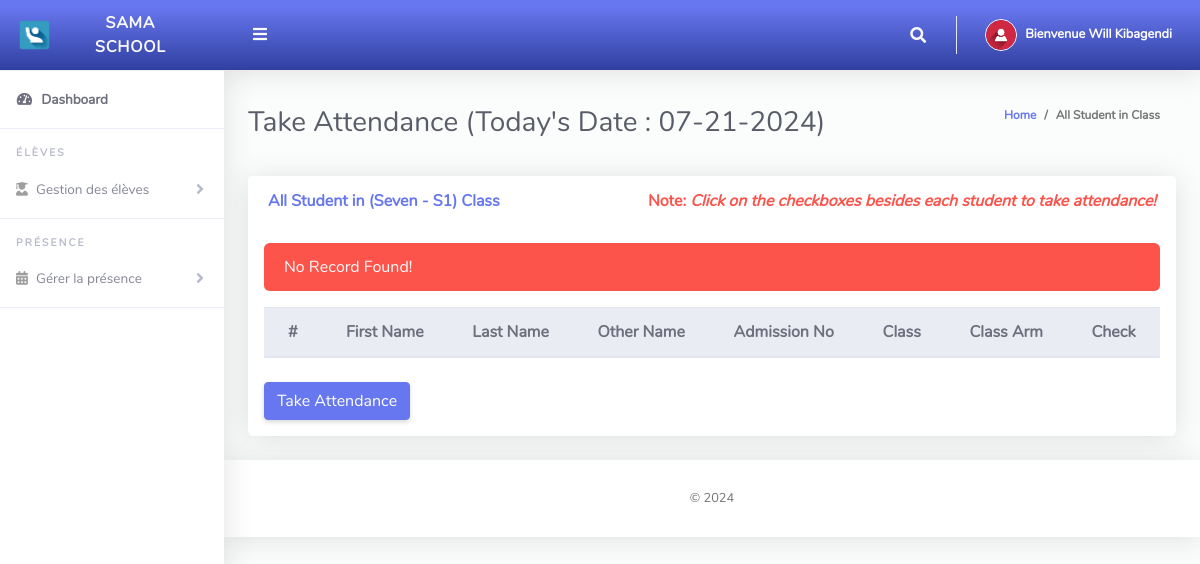
Before: /ClassTeacher/takeAttendance.php (signed in) with the older database file.
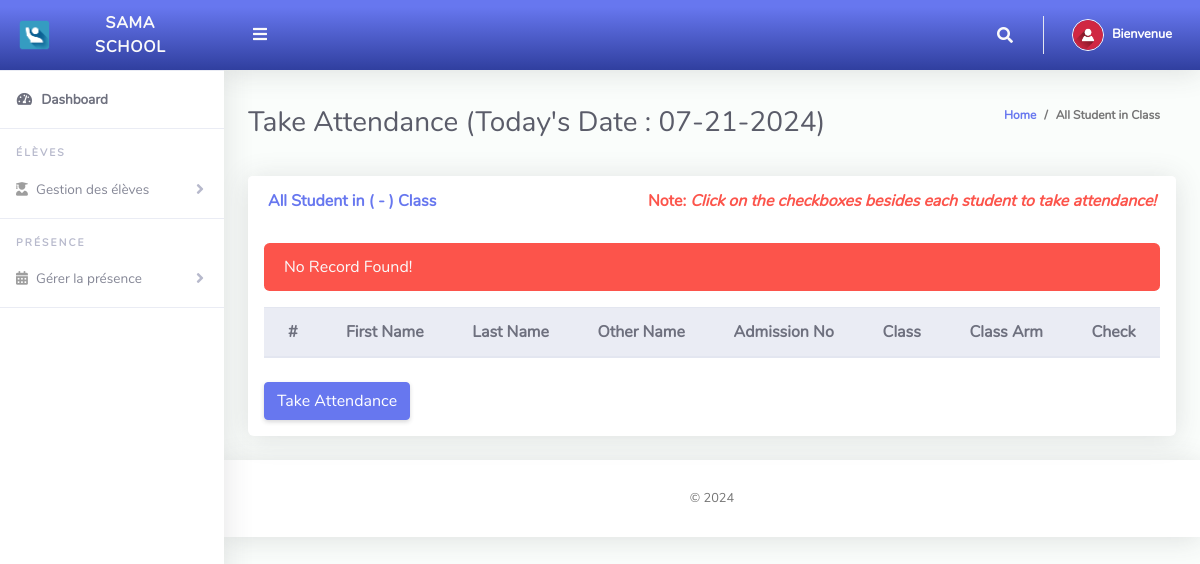
After: the same page with the newer database file.
### tables this page shows
CREATE TABLE `tblclassteacher` (
  `Id` int(10) NOT NULL,
  `firstName` varchar(255) NOT NULL,
  `lastName` varchar(255) NOT NULL,
  `emailAddress` varchar(255) NOT NULL,
  `password` varchar(255) NOT NULL,
  `phoneNo` varchar(50) NOT NULL,
  `classId` varchar(10) NOT NULL,
  `classArmId` varchar(10) NOT NULL,
  `dateCreated` varchar(50) NOT NULL
);

CREATE TABLE `tblclassarms` (
  `Id` int(10) NOT NULL,
  `classId` varchar(10) NOT NULL,
  `classArmName` varchar(255) NOT NULL,
  `isAssigned` varchar(10) NOT NULL
);

CREATE TABLE `tblclass` (
  `Id` int(10) NOT NULL,
  `className` varchar(255) NOT NULL
);

### ClassTeacher/takeAttendance.php (the view, shortened to what this page needs)
<?php
include '../Includes/dbcon.php';
    $query = "SELECT tblclass.className,tblclassarms.classArmName
    FROM tblclassteacher
    INNER JOIN tblclass ON tblclass.Id = tblclassteacher.classId
    INNER JOIN tblclassarms ON tblclassarms.Id = tblclassteacher.classArmId
    Where tblclassteacher.Id = '$_SESSION[userId]'";
    $rs = $conn->query($query);
    $rrw = $rs->fetch_assoc();
?>
<!DOCTYPE html>
<html lang="en">
<head>
  <link href="../vendor/fontawesome-free/css/all.min.css" rel="stylesheet" type="text/css">
  <link href="../vendor/bootstrap/css/bootstrap.min.css" rel="stylesheet" type="text/css">
  <link href="css/ruang-admin.min.css" rel="stylesheet">
</head>
<body id="page-top">
  <div id="wrapper">
      <?php include "Includes/sidebar.php";?>
    <div id="content-wrapper" class="d-flex flex-column">
      <div id="content">
       <?php include "Includes/topbar.php";?>
        <div class="container-fluid" id="container-wrapper">
          <div class="d-sm-flex align-items-center justify-content-between mb-4">
            <h1 class="h3 mb-0 text-gray-800">Take Attendance (Today's Date : <?php echo $todaysDate = date("m-d-Y");?>)</h1>
            <ol class="breadcrumb">
              <li class="breadcrumb-item"><a href="./">Home</a></li>
              <li class="breadcrumb-item active" aria-current="page">All Student in Class</li>
            </ol>
          </div>
          <div class="row">
            <div class="col-lg-12">
        <form method="post">
            <div class="row">
              <div class="col-lg-12">
              <div class="card mb-4">
                <div class="card-header py-3 d-flex flex-row align-items-center justify-content-between">
                  <h6 class="m-0 font-weight-bold text-primary">All Student in (<?php echo $rrw['className'].' - '.$rrw['classArmName'];?>) Class</h6>
                  <h6 class="m-0 font-weight-bold text-danger">Note: <i>Click on the checkboxes besides each student to take attendance!</i></h6>
                </div>
                <div class="table-responsive p-3">
                  <table class="table align-items-center table-flush table-hover">
                    <thead class="thead-light">
                      <tr>
                        <th>#</th>
                        <th>First Name</th>
                        <th>Last Name</th>
                        <th>Other Name</th>
                        <th>Admission No</th>
                        <th>Class</th>
                        <th>Class Arm</th>
                        <th>Check</th>
                      </tr>
                    </thead>
                    <tbody>
                  <?php
                      $query = "SELECT tblstudents.Id,tblstudents.admissionNumber,tblclass.className,tblclass.Id As classId,tblclassarms.classArmName,tblclassarms.Id AS classArmId,tblstudents.firstName,
                      tblstudents.lastName,tblstudents.otherName,tblstudents.admissionNumber,tblstudents.dateCreated
                      FROM tblstudents
                      INNER JOIN tblclass ON tblclass.Id = tblstudents.classId
                      INNER JOIN tblclassarms ON tblclassarms.Id = tblstudents.classArmId
                      where tblstudents.classId = '$_SESSION[classId]' and tblstudents.classArmId = '$_SESSION[classArmId]'";
                      $rs = $conn->query($query);
                      $num = $rs->num_rows;
                      $sn=0;
                      if($num > 0)
                      {
                        while ($rows = $rs->fetch_assoc())
                          {
                             $sn = $sn + 1;
                            echo"
                              <tr>
                                <td>".$sn."</td>
                                <td>".$rows['firstName']."</td>
                                <td>".$rows['lastName']."</td>
                                <td>".$rows['otherName']."</td>
                                <td>".$rows['admissionNumber']."</td>
                                <td>".$rows['className']."</td>
                                <td>".$rows['classArmName']."</td>
                                <td><input name='check[]' type='checkbox' value=".$rows['admissionNumber']." class='form-control'></td>
                              </tr>";
                              echo "<input name='admissionNo[]' value=".$rows['admissionNumber']." type='hidden' class='form-control'>";
                          }
                      }
                      else
                      {
                           echo
                           "<div class='alert alert-danger' role='alert'>
                            No Record Found!
                            </div>";
                      }
                      ?>
                    </tbody>
                  </table>
                  <br>
                  <button type="submit" name="save" class="btn btn-primary">Take Attendance</button>
                  </form>
                </div>
              </div>
            </div>
            </div>
          </div>
        </div>
       <?php include "Includes/footer.php";?>
</body>
</html>

### ClassTeacher/Includes/sidebar.php (shortened to what this page needs)
<ul class="navbar-nav sidebar sidebar-light accordion" id="accordionSidebar">
     <a class="sidebar-brand d-flex align-items-center bg-gradient-primary justify-content-center" href="index.php">
       <div class="sidebar-brand-icon" >
         <img src="img/logo/attnlg.jpg">
       </div>
       <div class="sidebar-brand-text mx-3">SAMA SCHOOL</div>
     </a>
     <hr class="sidebar-divider my-0">
     <li class="nav-item active">
       <a class="nav-link" href="index.php">
         <i class="fas fa-fw fa-tachometer-alt"></i>
         <span>Dashboard</span></a>
     </li>
     <hr class="sidebar-divider">
     <div class="sidebar-heading">
       élèves
     </div>
      <li class="nav-item">
       <a class="nav-link collapsed" href="#" data-toggle="collapse" data-target="#collapseBootstrap2"
         aria-expanded="true" aria-controls="collapseBootstrap2">
         <i class="fas fa-user-graduate"></i>
         <span>Gestion des élèves</span>
       </a>
     </li>
     <hr class="sidebar-divider">
     <div class="sidebar-heading">
     Présence
     </div>
      <li class="nav-item">
       <a class="nav-link collapsed" href="#" data-toggle="collapse" data-target="#collapseBootstrapcon"
         aria-expanded="true" aria-controls="collapseBootstrapcon">
         <i class="fa fa-calendar-alt"></i>
         <span>Gérer la présence</span>
       </a>
     </li>
     <hr class="sidebar-divider">
   </ul>

### ClassTeacher/Includes/topbar.php (shortened to what this page needs)
<?php
  $query = "SELECT * FROM tblclassteacher WHERE Id = ".$_SESSION['userId']."";
  $rs = $conn->query($query);
  $rows = $rs->fetch_assoc();
  $fullName = $rows['firstName']." ".$rows['lastName'];;
?>
<nav class="navbar navbar-expand navbar-light bg-gradient-primary topbar mb-4 static-top">
          <button id="sidebarToggleTop" class="btn btn-link rounded-circle mr-3">
            <i class="fa fa-bars"></i>
          </button>
          <ul class="navbar-nav ml-auto">
            <li class="nav-item dropdown no-arrow">
              <a class="nav-link dropdown-toggle" href="#" id="searchDropdown" role="button" data-toggle="dropdown"
                aria-haspopup="true" aria-expanded="false">
                <i class="fas fa-search fa-fw"></i>
              </a>
            </li>
            <li class="nav-item dropdown no-arrow">
              <a class="nav-link dropdown-toggle" href="#" id="userDropdown" role="button" data-toggle="dropdown"
                aria-haspopup="true" aria-expanded="false">
                <img class="img-profile rounded-circle" src="img/user-icn.png" style="max-width: 60px">
                <span class="ml-2 d-none d-lg-inline text-white small"><b>Bienvenue <?php echo $fullName;?></b></span>
              </a>
            </li>
          </ul>
        </nav>

### ClassTeacher/Includes/footer.php
<footer class="sticky-footer bg-white">
        <div class="container my-auto">
          <div class="copyright text-center my-auto">
            <span> &copy; <script> document.write(new Date().getFullYear()); </script>
            </span>
          </div>
        </div>
      </footer>

Changed rows visible on the page:
removed tblclassteacher: fullName "Will Kibagendi"
removed tblclassarms: classId.className "Seven", classArmName "S1"
